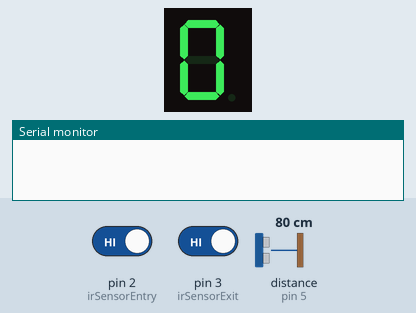
This sketch was run on a simulated Arduino Uno, built with avr-gcc and run on an emulated ATmega328P. Parts: 1-digit seven-segment display, the last lines printed to the serial monitor. Wiring (inferred from the names in the program): 1-digit 7-segment display, segments lit when HIGH: segments pin 6, pin 7, pin 8, pin 9, pin 10, pin 11, pin 12. The inputs (shaded band) are chosen by the test bench; at power-on: pin 2 (irSensorEntry) HIGH, pin 3 (irSensorExit) HIGH, distance to the obstacle (sensor on pin 5) 80 cm. The echo pulse lasts 58.3 µs per cm; the segment pins are drawn as the display they are named for.

Above: at 1.2 s.
1.3 s: pin 2 (irSensorEntry) driven LOW
At 1.7 s:
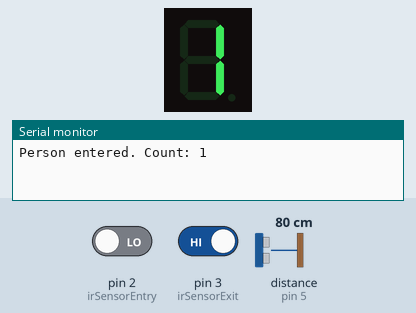
2.8 s: pin 3 (irSensorExit) driven LOW
Timing chart, 0 to 5.8 s (numbered marks = the images above; inputs shaded):
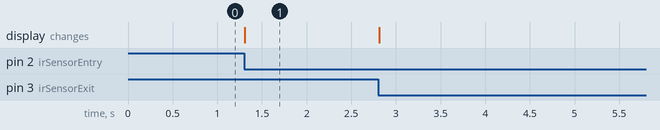

The sketch:

EXP8_UIA.ino
```cpp
// 7-segment display pins
#define segA 6
#define segB 7
#define segC 8
#define segD 9
#define segE 10
#define segF 11
#define segG 12

// IR sensor pins
#define irSensorEntry 2
#define irSensorExit 3

// Ultrasonic sensor pins
#define trigPin 4
#define echoPin 5

// Variables for people count
int peopleCount = 0;
bool entryDetected = false;
bool exitDetected = false;

void setup() {
    // Set up segment pins
    pinMode(segA, OUTPUT);
    pinMode(segB, OUTPUT);
    pinMode(segC, OUTPUT);
    pinMode(segD, OUTPUT);
    pinMode(segE, OUTPUT);
    pinMode(segF, OUTPUT);
    pinMode(segG, OUTPUT);

    // Set up sensor pins
    pinMode(irSensorEntry, INPUT);
    pinMode(irSensorExit, INPUT);
    pinMode(trigPin, OUTPUT);
    pinMode(echoPin, INPUT);

    Serial.begin(9600);
    displayDigit(peopleCount);  // Initialize display with 0
}

void loop() {
    // Read IR sensor states
    bool entryState = digitalRead(irSensorEntry);
    bool exitState = digitalRead(irSensorExit);

    // Detect entry
    if (entryState == LOW && !entryDetected) {
        entryDetected = true;
        if (measureDistance() < 100) {
            peopleCount = (peopleCount + 1) % 10;  // Reset to 0 if count reaches 10
            displayDigit(peopleCount);
            Serial.println("Person entered. Count: " + String(peopleCount));
        }
    }

    // Detect exit
    if (exitState == LOW && !exitDetected) {
        exitDetected = true;
        if (measureDistance() < 100 && peopleCount > 0) {
            peopleCount--;
            displayDigit(peopleCount);
            Serial.println("Person exited. Count: " + String(peopleCount));
        }
    }

    // Reset detection flags when sensors are clear
    if (entryState == HIGH) entryDetected = false;
    if (exitState == HIGH) exitDetected = false;

    delay(100);  // Debounce delay
}

// Function to measure distance using ultrasonic sensor
unsigned long measureDistance() {
    digitalWrite(trigPin, LOW);
    delayMicroseconds(2);
    digitalWrite(trigPin, HIGH);
    delayMicroseconds(10);
    digitalWrite(trigPin, LOW);

    unsigned long duration = pulseIn(echoPin, HIGH);
    unsigned long distance = duration * 0.034 / 2;
    return distance;
}

// Function to display a digit on a 7-segment display
void displayDigit(int digit) {
    // Segment patterns for numbers 0-9 on a 7-segment display
    bool segments[10][7] = {
        {1, 1, 1, 1, 1, 1, 0},  // 0
        {0, 1, 1, 0, 0, 0, 0},  // 1
        {1, 1, 0, 1, 1, 0, 1},  // 2
        {1, 1, 1, 1, 0, 0, 1},  // 3
        {0, 1, 1, 0, 0, 1, 1},  // 4
        {1, 0, 1, 1, 0, 1, 1},  // 5
        {1, 0, 1, 1, 1, 1, 1},  // 6
        {1, 1, 1, 0, 0, 0, 0},  // 7
        {1, 1, 1, 1, 1, 1, 1},  // 8
        {1, 1, 1, 1, 0, 1, 1}   // 9
    };

    // Write segment states based on the digit to display
    digitalWrite(segA, segments[digit][0]);
    digitalWrite(segB, segments[digit][1]);
    digitalWrite(segC, segments[digit][2]);
    digitalWrite(segD, segments[digit][3]);
    digitalWrite(segE, segments[digit][4]);
    digitalWrite(segF, segments[digit][5]);
    digitalWrite(segG, segments[digit][6]);
}
```

Measured:
- after the input at 1.3 s, the display: changes at once (image 1)
